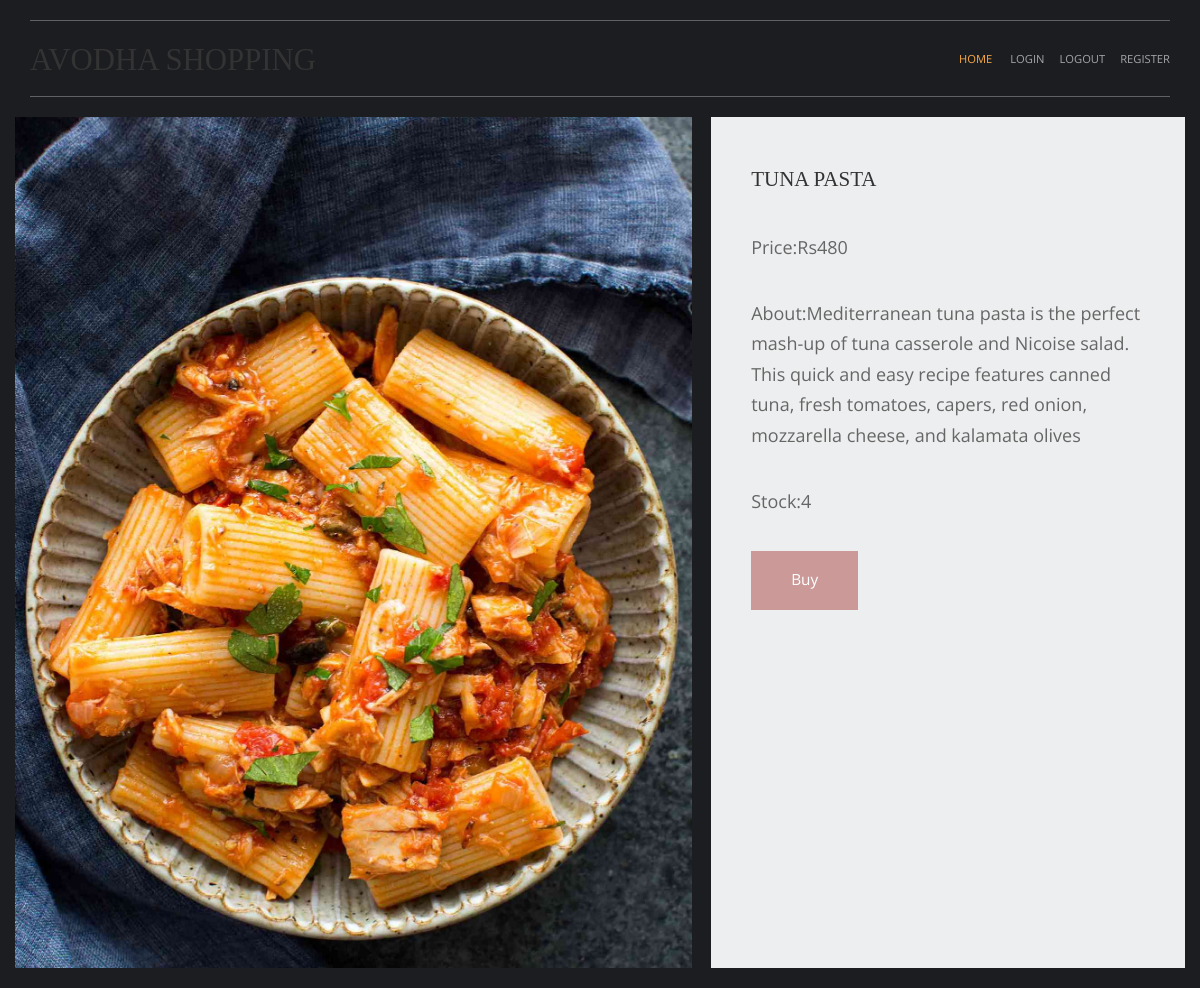
/fish-recipes/tuna-pasta, run on the app's committed database.
### shop/models.py (models this page shows, shortened)
class Products(models.Model):
    name=models.CharField(max_length=100, unique=True)
    slug=models.SlugField(max_length=100, unique=True)
    img=models.ImageField(upload_to='product')
    desc=models.TextField()
    stock=models.IntegerField()
    available=models.BooleanField()
    price=models.IntegerField()
    category=models.ForeignKey(categ, on_delete=models.CASCADE)

### shop/views.py (the view)
# urls.py: path('<slug:c_slug>/<slug:product_slug>', views.prodDetails, name='details'),
def prodDetails(request,c_slug,product_slug):
    try:
        prodt=Products.objects.get(category__slug=c_slug,slug=product_slug)
    except Exception as e:
        raise e
    return render(request, 'Item.html',{'pr':prodt})

### Templates/Item.html (shortened to what this page needs)
{% extends 'base.html' %}
{% load static %}
{% block content %}
<!DOCTYPE html>
<html lang="en">
<head>
    <link href="{% static 'PR/fontawesome/css/all.min.css' %}" rel="stylesheet" />
    <link href="{% static 'PR/css/templatemo-comparto.css' %}" rel="stylesheet" />
</head>
<body>
        </div>
        <section class="tm-mb-1" id="about">
            <div class="tm-row tm-about-row">
                <div class="tm-section-1-l">
                    <img src="{{pr.img.url}}" alt="About image" class="tm-img-responsive">
                </div>
                <article class="tm-section-1-r tm-bg-color-8">
                    <h2 class="tm-mb-2 tm-title-color">{{pr.name}}</h2>
                    <p>Price:Rs{{pr.price}}</p>
                    <p>About:{{pr.desc}}</p>
                    <p>Stock:{{pr.stock}}</p>
                    {% if pr.stock <= 0 %}
                    <h1 style="color:red">Sorry, No Stocks Left!!!</h1>
                    {% else %}
                    <a href="{% url 'addcart' pr.id %}" class="tm-btn tm-btn-1 tm-link-to-services">Buy</a>
                    {% endif %}
                </article>
            </div>
        </section>
</body>
</html>
{% endblock %}

### static/HM/layout/styles/layout.css (style rules this page uses)
*, *::before, *::after { transition:all .3s ease-in-out; }
body { color:#A5A6AA; background-color:#1C1D21; }
a { color:#FBAB45; }

### static/PR/css/templatemo-comparto.css (style rules this page uses)
*, *::before, *::after { box-sizing: border-box; outline: none; }
ul, h1, h2, h3, h4, p, figure { padding: 0; margin: 0; }
body { font-family: 'Open Sans', Arial, sans-serif; font-size: 18px; overflow-x: hidden; padding-left: 15px; padding-right: 15px; margin: 0; }
h2 { font-size: 1.5rem; }
a { transition: all 0.3s ease; text-decoration: none; }
p { color: #666; line-height: 1.7; margin-bottom: 35px; }
h1, h2, h3, h4, h5, h6 { color: #333; }
.tm-mb-1 { margin-bottom: 20px; }
.tm-mb-2 { margin-bottom: 40px; }
.tm-bg-color-8 { background-color: #EDEEEF; }
.tm-img-responsive { max-width: 100%; height: auto; }
.tm-section-1-l { width: 57.85%; margin-right: 1.65%; }
.tm-section-1-r { padding: 50px 40px; width: 40.5%; }
.tm-row { display: flex; }
.tm-btn { display: inline-block; padding: 15px 40px; font-size: 1.1rem; border: none; background-color: #CC9999; color: white; }
a { color: #666; }

### static/HM/layout/styles/framework.css (style rules this page uses)
html { overflow-y:scroll; overflow-x:hidden; }
html, body { margin:0; padding:0; font-size:14px; line-height:1.6em; }
*, *::before, *::after { box-sizing:border-box; }
a { outline:none; text-decoration:none; }
img { width:auto; max-width:100%; height:auto; margin:0; padding:0; border:none; line-height:normal; vertical-align:middle; }
body, input, textarea, select { font-family:Verdana, Geneva, sans-serif; }
h1, h2, h3, h4, h5, h6, .heading { font-family:Georgia, "Times New Roman", Times, serif; }
::placeholder { opacity:1; }
h1, h2, h3, h4, h5, h6, .heading { margin:0 0 20px 0; font-size:1.4rem; line-height:normal; font-weight:normal; text-transform:uppercase; }
address, article, aside, figcaption, figure, footer, header, main, nav, section { display:block; margin:0; padding:0; }

### data on the page
Products: img (picture), name "TUNA PASTA", price "480", desc "Mediterranean tuna pasta is the perfect mash-up of tuna casserole and Nicoise salad. This quick and easy recipe features canned tuna, fresh tomatoes, capers, red onion, mozzarella cheese, and kalamata olives", stock "4"
